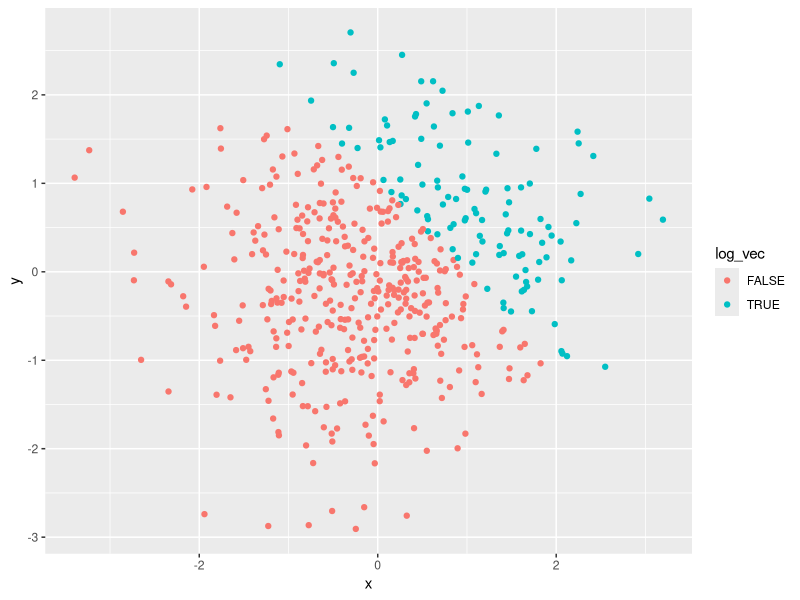
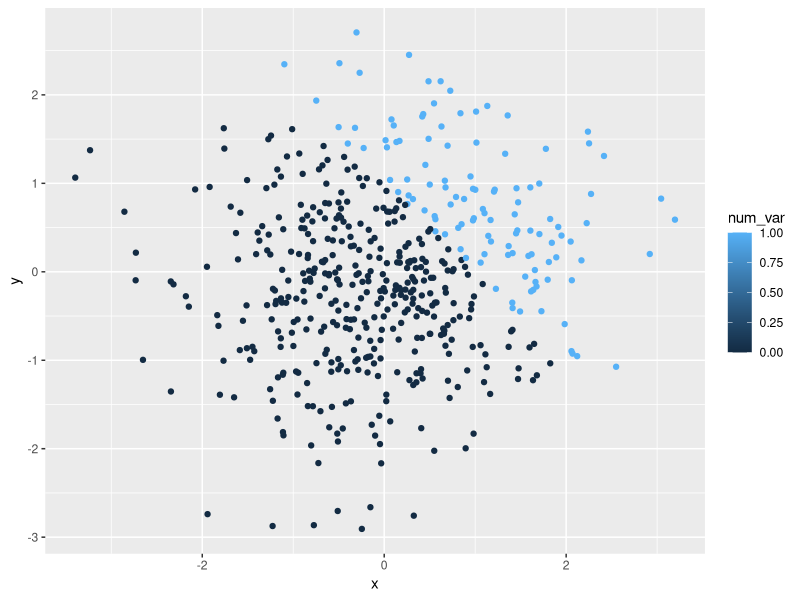
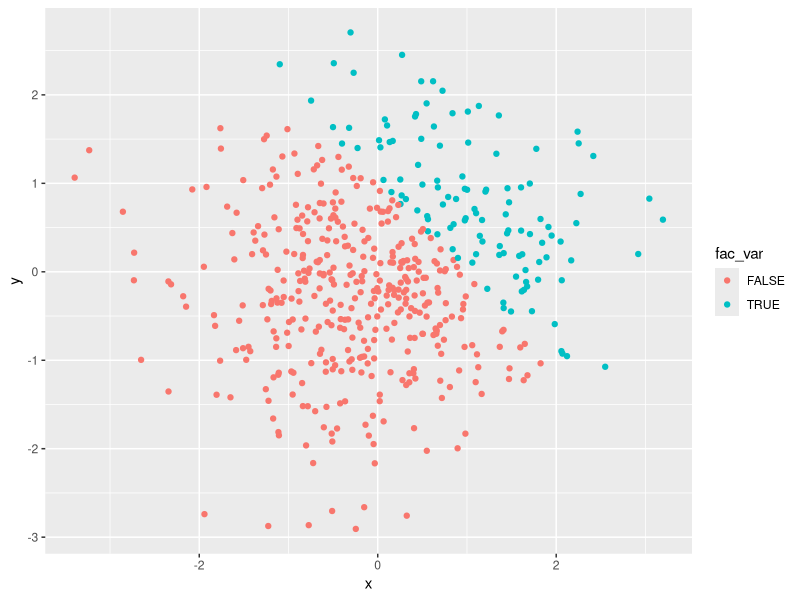
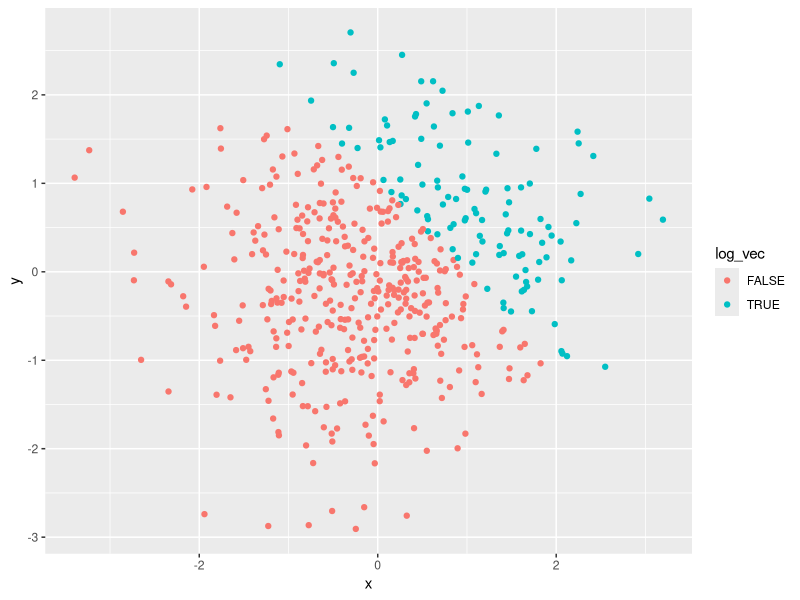
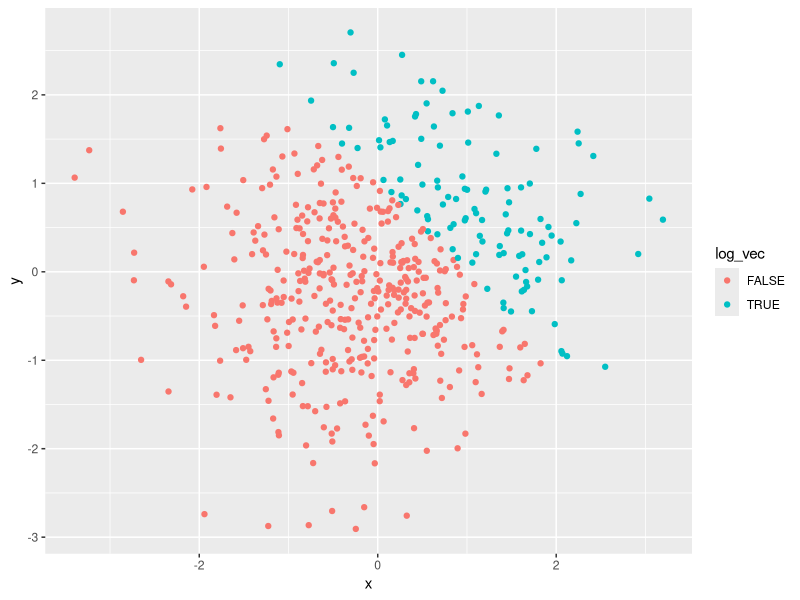

Write the R code that produced these figures, in order.
## ---- chunk 1
knitr::opts_chunk$set(echo = TRUE)
library(tidyverse)
## ---- chunk 2
la_df = tibble(
  norm_samp=rnorm(8),
  norm_samp_pos=norm_samp>0,
  vec_char=c("T", "A", "N", "U", "S", "R", "E", "E"),
  vec_factor= factor(c("cat", "dog", "snake", "cat", "dog", "snake", "cat", "dog")),
)
  mean(pull(la_df, norm_samp))
  mean(pull(la_df,norm_samp_pos))
  mean(pull(la_df,vec_char))
  mean(pull(la_df,vec_factor))
## ---- chunk 3
  mean(as.numeric(pull(la_df,norm_samp_pos)))
  mean(as.numeric(pull(la_df,vec_char)))
  mean(as.numeric(pull(la_df,vec_factor)))
## ---- chunk 4
  pull(la_df,norm_samp)*(as.numeric(pull(la_df,norm_samp_pos)))
  pull(la_df,norm_samp)*(as.factor(pull(la_df,norm_samp_pos)))
  pull(la_df,norm_samp)*(as.numeric(as.factor(pull(la_df,norm_samp_pos))))
## ---- chunk 5
set.seed(1234)
  graph_df = tibble(
  x=rnorm(500),
  y=rnorm(500),
  log_vec=x+y>1
  )
num_var=as.numeric(pull(graph_df,log_vec))
fac_var=as.factor(pull(graph_df,log_vec))
## ---- chunk 6
  ggplot(graph_df, aes(x=x, y=y, color=log_vec)) + geom_point()
## In the scatterplot above, true is red and it means that the value of the sum of x and y is greater than. The blue is false and it means that the value of the sume of x and y is less than 1.

  ggplot(graph_df, aes(x=x, y=y, color=num_var)) + geom_point()
## In the scatterplot above, the lighter blue represents that the value of the sum of x and y is greater than. The darker blue represents that the value of the sume of x and y is less than 1.
  
  ggplot(graph_df, aes(x=x, y=y, color =fac_var)) + geom_point()
## In the scatterplot above, the blue represents that the value of the sum of x and y is greater than. The red represents that the value of the sume of x and y is less than 1.
  
   ggplot(graph_df, aes(x=x, y=y, color=log_vec)) + geom_point()
   ggsave("scatterplot.pdf", height = 4, width = 6)
